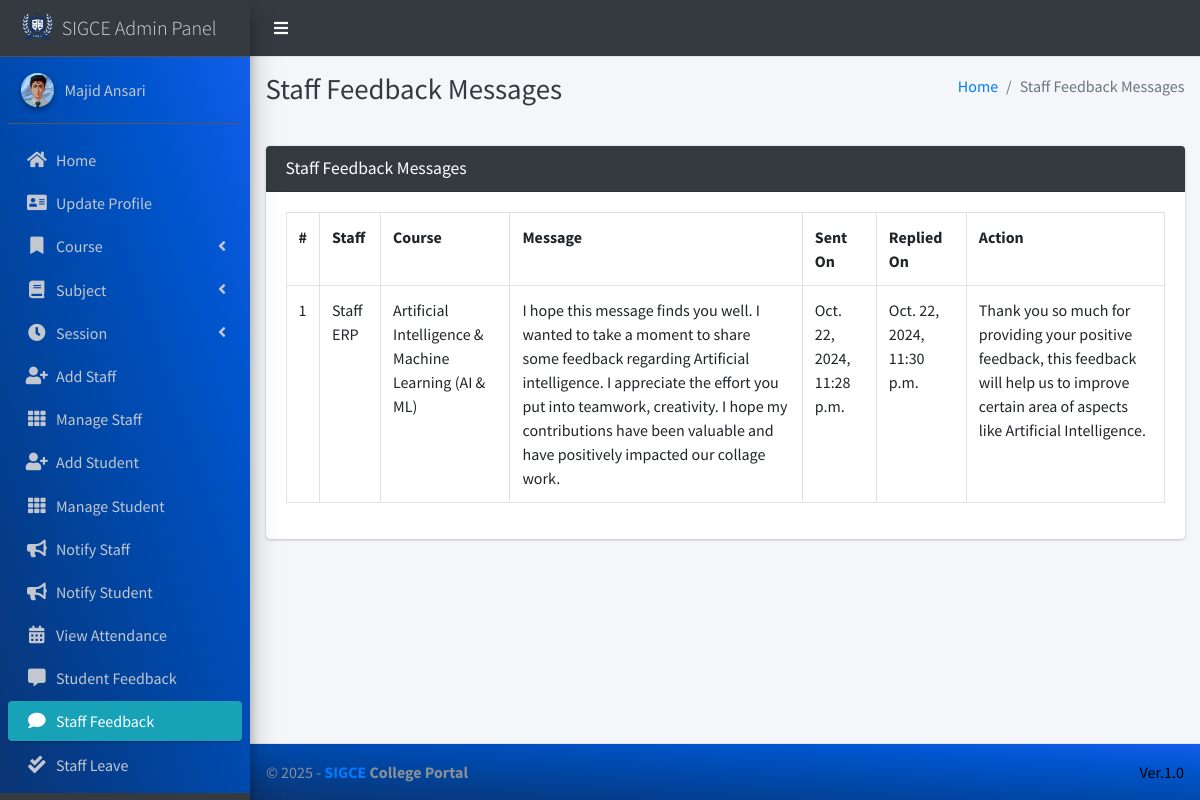
The page /staff/view/feedback/ (signed in) on the database its author committed.
### main_app/models.py (models this page shows)
class CustomUser(AbstractUser):
    USER_TYPE = ((1, "HOD"), (2, "Staff"), (3, "Student"))
    GENDER = [("M", "Male"), ("F", "Female")]
    username = None  # Removed username, using email instead
    email = models.EmailField(unique=True)
    user_type = models.CharField(default=1, choices=USER_TYPE, max_length=1)
    gender = models.CharField(max_length=1, choices=GENDER)
    profile_pic = models.ImageField()
    address = models.TextField()
    fcm_token = models.TextField(default="")  # For firebase notifications
    created_at = models.DateTimeField(auto_now_add=True)
    updated_at = models.DateTimeField(auto_now=True)
    USERNAME_FIELD = "email"
    REQUIRED_FIELDS = []
    objects = CustomUserManager()
    def __str__(self):
        return  self.first_name + " " + self.last_name

class FeedbackStaff(models.Model):
    staff = models.ForeignKey(Staff, on_delete=models.CASCADE)
    feedback = models.TextField()
    reply = models.TextField()
    created_at = models.DateTimeField(auto_now_add=True)
    updated_at = models.DateTimeField(auto_now=True)

class Staff(models.Model):
    course = models.ForeignKey(Course, on_delete=models.DO_NOTHING, null=True, blank=False)
    admin = models.OneToOneField(CustomUser, on_delete=models.CASCADE)
    def __str__(self):
        return self.admin.first_name + " " +  self.admin.last_name

class Course(models.Model):
    name = models.CharField(max_length=120)
    created_at = models.DateTimeField(auto_now_add=True)
    updated_at = models.DateTimeField(auto_now=True)
    def __str__(self):
        return self.name

### main_app/hod_views.py (the view, shortened to what this page needs)
# urls.py: path("staff/view/feedback/", hod_views.staff_feedback_message,
@csrf_exempt
def staff_feedback_message(request):
    if request.method != 'POST':
        feedbacks = FeedbackStaff.objects.all()
        context = {
            'feedbacks': feedbacks,
            'page_title': 'Staff Feedback Messages'
        }
        return render(request, 'hod_template/staff_feedback_template.html', context)

### main_app/templates/hod_template/staff_feedback_template.html (shortened to what this page needs)
{% extends 'main_app/base.html' %}
{% load static %}
{% block page_title %}{{page_title}}{% endblock page_title %}
{% block content %}
<section class="content">
    <div class="container-fluid">
        <div class="row">
            <div class="col-md-12">
                <div class="card card-dark">
                    <div class="card-header">
                        <h3 class="card-title">{{page_title}}</h3>
                    </div>
                    <div class="table card-body">
                        <table class="table table-bordered table-hover">
                            <tr>
                                <th>#</th>
                                <th>Staff</th>
                                <th>Course</th>
                                <th>Message</th>
                                <th>Sent On</th>
                                <th>Replied On</th>
                                <th>Action</th>
                            </tr>
                            {% for feedback in  feedbacks %}
                              <tr>
                                  <td>{{forloop.counter}}</td>
                                  <td>{{feedback.staff}}</td>
                                  <td>{{feedback.staff.course}}</td>
                                  <td>{{feedback.feedback}}</td>
                                    {% if feedback.reply == "" %}
                                    <td>{{feedback.created_at}}</td>
                                    <td><span  class='badge badge-warning'>Pending Response</span></td>
                                         <td> <button data-toggle = "modal" data-target = "#reply_modal" value="{{feedback.id}}" class="btn btn-success reply_open_modal">Reply</button>
                                        {% else %}
                                        <td>{{feedback.created_at}}</td>
                                        <td>{{feedback.updated_at}}</td>
                                          <td>{{feedback.reply}}</td>
                                    {% endif %}
                              </tr>
                            {% endfor %}
                        </table>
                    </div>
                    </div>
            </div>
        </div>
    </div>
</section>
{% endblock content %}

### main_app/templates/main_app/sidebar_template.html (shortened to what this page needs)
{% load static %}
<aside class="main-sidebar sidebar-dark-info elevation-4">
    {% if request.user.user_type == '1' %}
    <a href="{% url 'admin_home' %}" class="brand-link">
        <img src="{% static 'dist/img/virusx.png' %} " alt="SIGCE LOGO"
            class="brand-image " >
        <span class="brand-text font-weight-light" >SIGCE Admin Panel</span>
    </a>
    <div class="sidebar" style="background-image: linear-gradient(to right top, #0b3574, #033f91, #004aae, #0054cc, #125eeb);">
        <div class="user-panel mt-3 pb-3 mb-3 d-flex">
            <div class="image">
                <img src="{{ request.user.profile_pic}}" class="img-circle elevation-2" alt="User Image">
            </div>
            <div class="info">
                <a href="#" class="d-block">{{user}}</a>
            </div>
        </div>
        <nav class="mt-2">
            <ul class="nav nav-pills nav-sidebar flex-column" data-widget="treeview" role="menu" data-accordion="false">
                <li class="nav-item">
                    {% url 'admin_home' as admin_home %}
                    <a href="{{admin_home}}" class="nav-link {% if admin_home == request.path %} active {% endif %}">
                        <i class="nav-icon fas fa-home"></i>
                        <p>
                            Home
                        </p>
                    </a>
                </li>
                <li class="nav-item">
                    {% url 'admin_view_profile' as admin_view_profile %}
                    <a href="{{admin_view_profile}}"
                        class="nav-link {% if admin_view_profile == request.path %} active {% endif %}">
                        <i class="nav-icon fas fa-address-card"></i>
                        <p>
                            Update Profile
                        </p>
                    </a>
                </li>
                <li class="nav-item has-treeview">
                    <a href="#" class="nav-link" >
                        <i class="nav-icon fas fa-bookmark"></i>
                        <p>
                            Course
                            <i class="fas fa-angle-left right"></i>
                        </p>
                    </a>
                </li>
                <li class="nav-item has-treeview">
                    <a href="#" class="nav-link">
                        <i class="nav-icon fas fa-book"></i>
                        <p>
                            Subject
                            <i class="fas fa-angle-left right"></i>
                        </p>
                    </a>
                </li>
                <li class="nav-item has-treeview">
                    <a href="#" class="nav-link">
                        <i  class="nav-icon fas fa-clock"></i>
                        <p>
                            Session
                            <i class="fas fa-angle-left right"></i>
                        </p>
                    </a>
                </li>
                <li class="nav-item">
                    {% url 'add_staff' as add_staff %}
                    <a href="{{add_staff}}" class="nav-link {% if add_staff == request.path %} active {% endif %}">
                        <i class="nav-icon fas fa-user-plus"></i>
                        <p>
                            Add Staff
                        </p>
                    </a>
                </li>
                <li class="nav-item">
                    {% url 'manage_staff' as manage_staff %}
                    {% url 'edit_staff' staff_id as edit_staff %}
                    <a href="{{manage_staff}}"
                        class="nav-link {% if manage_staff == request.path or request.path == edit_staff %} active {% endif %}">
                        <i class="nav-icon fas fa-th"></i>
                        <p>
                            Manage Staff
                        </p>
                    </a>
                </li>
                <li class="nav-item">
                    {% url 'add_student' as add_student%}
                    <a href="{{add_student}}" class="nav-link  {% if add_student == request.path %} active {% endif %}">
                        <i class="nav-icon fas fa-user-plus"></i>
                        <p>
                            Add Student
                        </p>
                    </a>
                </li>
                <li class="nav-item">
                    {% url 'manage_student' as manage_student %}
                    {% url 'edit_student' student_id as edit_student %}
                    <a href="{{manage_student}}"
                        class="nav-link  {% if edit_student == request.path or manage_student == request.path %} active {% endif %}">
                        <i class="nav-icon fas fa-th"></i>
                        <p>
                            Manage Student
                        </p>
                    </a>
                </li>
                <li class="nav-item">
                    {% url 'admin_notify_staff' as admin_notify_staff %}
                    <a href="{{admin_notify_staff}}"
                        class="nav-link {% if admin_notify_staff == request.path %} active {% endif %}">
                        <i class="nav-icon fas fa-bullhorn"></i>
                        <p>
                            Notify Staff
                        </p>
                    </a>
                </li>
                <li class="nav-item">
                    {% url 'admin_notify_student' as admin_notify_student %}
                    <a href="{{admin_notify_student}}"
                        class="nav-link {% if admin_notify_student == request.path %} active {% endif %}">
                        <i class="nav-icon fas fa-bullhorn"></i>
                        <p>
                            Notify Student
                        </p>
                    </a>
                </li>
                <li class="nav-item">
                    {% url 'admin_view_attendance' as admin_view_attendance %}
                <li class="nav-item">
                    <a href="{{admin_view_attendance}}"
                        class="nav-link  {% if admin_view_attendance == request.path %} active {% endif %}">
                        <i class="nav-icon fas fa-calendar-alt"></i>
                        <p>
                            View Attendance
                        </p>
                    </a>
                </li>
                <li class="nav-item">
                    {% url 'student_feedback_message' as student_feedback_message %}
                    <a href="{{ student_feedback_message }}"
                        class="nav-link  {% if student_feedback_message == request.path %} active {% endif %}">
                        <i class="nav-icon fas fa-comment-alt"></i>
                        <p>
                            Student Feedback
                        </p>
                    </a>
                </li>
                <li class="nav-item">
                    {% url 'staff_feedback_message' as staff_feedback_message %}
                    <a href="{{staff_feedback_message}}"
                        class="nav-link   {% if staff_feedback_message == request.path %} active {% endif %}">
                        <i  class="nav-icon fas fa-comment"></i>
                        <p>
                            Staff Feedback
                        </p>
                    </a>
                </li>
                <li class="nav-item">
                    {% url 'view_staff_leave' as view_staff_leave %}
                    <a href="{{view_staff_leave}}"
                        class="nav-link  {% if view_staff_leave == request.path %} active {% endif %}">
                        <i  class="nav-icon fas fa-check-double"></i>
                        <p>
                            Staff Leave
                        </p>
                    </a>
                </li>
                <li class="nav-item">
                    {% url 'view_student_leave' as view_student_leave %}
                    <a href="{% url 'view_student_leave' %}"
                        class="nav-link  {% if view_student_leave == request.path %} active {% endif %}">
                    </a>
                </li>
                                        {% endif %}
                                    </ul>
                                </nav>
                            </div>
</aside>

### rows shown on the page
CustomUser: user.profile_pic (picture), first_name+last_name "Majid Ansari"
FeedbackStaff: staff "Staff ERP", staff.course "Artificial Intelligence & Machine Learning (AI & ML)", feedback "I hope this message finds you well. I wanted to take a moment to share some feedback regarding Artificial intelligence. I appreciate the effort you put into teamwork, creativity. I hope my contributions have been valuable and have positively impacted our collage work.", created_at "Oct. 22, 2024, 11:28 p.m.", updated_at "Oct. 22, 2024, 11:30 p.m.", reply "Thank you so much for providing your positive feedback, this feedback will help us to improve certain area of aspects like Artificial Intelligence."

### other values the page prints
{{ page_title }} "Staff Feedback Messages"
